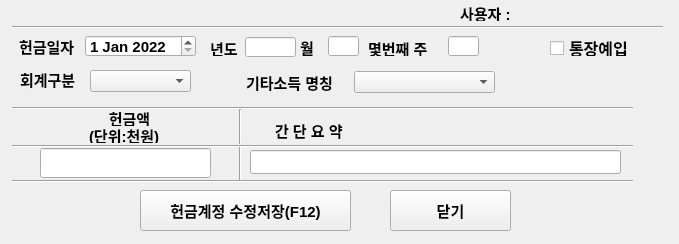
<?xml version="1.0" encoding="UTF-8"?>
<ui version="4.0">
 <class>Dialog</class>
 <widget class="QDialog" name="Dialog">
  <property name="enabled">
   <bool>true</bool>
  </property>
  <property name="geometry">
   <rect>
    <x>0</x>
    <y>0</y>
    <width>679</width>
    <height>244</height>
   </rect>
  </property>
  <property name="font">
   <font>
    <pointsize>11</pointsize>
    <weight>75</weight>
    <bold>true</bold>
   </font>
  </property>
  <property name="windowTitle">
   <string>Dialog</string>
  </property>
  <widget class="QLineEdit" name="year_widget">
   <property name="geometry">
    <rect>
     <x>245</x>
     <y>37</y>
     <width>51</width>
     <height>20</height>
    </rect>
   </property>
  </widget>
  <widget class="QLabel" name="user">
   <property name="geometry">
    <rect>
     <x>460</x>
     <y>5</y>
     <width>51</width>
     <height>16</height>
    </rect>
   </property>
   <property name="text">
    <string>사용자 :</string>
   </property>
  </widget>
  <widget class="Line" name="line_8">
   <property name="geometry">
    <rect>
     <x>230</x>
     <y>109</y>
     <width>20</width>
     <height>35</height>
    </rect>
   </property>
   <property name="orientation">
    <enum>Qt::Vertical</enum>
   </property>
  </widget>
  <widget class="Line" name="line">
   <property name="geometry">
    <rect>
     <x>12</x>
     <y>17</y>
     <width>651</width>
     <height>20</height>
    </rect>
   </property>
   <property name="orientation">
    <enum>Qt::Horizontal</enum>
   </property>
  </widget>
  <widget class="Line" name="line_11">
   <property name="geometry">
    <rect>
     <x>230</x>
     <y>145</y>
     <width>20</width>
     <height>35</height>
    </rect>
   </property>
   <property name="orientation">
    <enum>Qt::Vertical</enum>
   </property>
  </widget>
  <widget class="QLabel" name="year_hun">
   <property name="geometry">
    <rect>
     <x>210</x>
     <y>40</y>
     <width>41</width>
     <height>16</height>
    </rect>
   </property>
   <property name="text">
    <string>년도</string>
   </property>
  </widget>
  <widget class="Line" name="line_4">
   <property name="geometry">
    <rect>
     <x>12</x>
     <y>138</y>
     <width>621</width>
     <height>16</height>
    </rect>
   </property>
   <property name="orientation">
    <enum>Qt::Horizontal</enum>
   </property>
  </widget>
  <widget class="QLabel" name="marks_1">
   <property name="geometry">
    <rect>
     <x>275</x>
     <y>120</y>
     <width>101</width>
     <height>20</height>
    </rect>
   </property>
   <property name="text">
    <string>간 단 요 약</string>
   </property>
  </widget>
  <widget class="QLabel" name="amount_1">
   <property name="geometry">
    <rect>
     <x>99</x>
     <y>110</y>
     <width>61</width>
     <height>16</height>
    </rect>
   </property>
   <property name="text">
    <string>헌금액</string>
   </property>
   <property name="alignment">
    <set>Qt::AlignCenter</set>
   </property>
  </widget>
  <widget class="QLabel" name="hun_date">
   <property name="geometry">
    <rect>
     <x>19</x>
     <y>36</y>
     <width>65</width>
     <height>20</height>
    </rect>
   </property>
   <property name="text">
    <string>헌금일자</string>
   </property>
  </widget>
  <widget class="QLabel" name="hun_name">
   <property name="geometry">
    <rect>
     <x>246</x>
     <y>72</y>
     <width>101</width>
     <height>21</height>
    </rect>
   </property>
   <property name="text">
    <string>기타소득 명칭</string>
   </property>
  </widget>
  <widget class="QLineEdit" name="marks_widget">
   <property name="geometry">
    <rect>
     <x>250</x>
     <y>150</y>
     <width>371</width>
     <height>24</height>
    </rect>
   </property>
  </widget>
  <widget class="QComboBox" name="hun_name_widget">
   <property name="geometry">
    <rect>
     <x>354</x>
     <y>71</y>
     <width>141</width>
     <height>22</height>
    </rect>
   </property>
  </widget>
  <widget class="Line" name="line_2">
   <property name="geometry">
    <rect>
     <x>12</x>
     <y>100</y>
     <width>621</width>
     <height>16</height>
    </rect>
   </property>
   <property name="orientation">
    <enum>Qt::Horizontal</enum>
   </property>
  </widget>
  <widget class="QLabel" name="user_widget">
   <property name="geometry">
    <rect>
     <x>530</x>
     <y>7</y>
     <width>56</width>
     <height>14</height>
    </rect>
   </property>
   <property name="text">
    <string/>
   </property>
  </widget>
  <widget class="Line" name="line_5">
   <property name="geometry">
    <rect>
     <x>12</x>
     <y>173</y>
     <width>621</width>
     <height>16</height>
    </rect>
   </property>
   <property name="orientation">
    <enum>Qt::Horizontal</enum>
   </property>
  </widget>
  <widget class="QLineEdit" name="amount_widget">
   <property name="geometry">
    <rect>
     <x>40</x>
     <y>148</y>
     <width>171</width>
     <height>30</height>
    </rect>
   </property>
   <property name="text">
    <string/>
   </property>
   <property name="alignment">
    <set>Qt::AlignRight|Qt::AlignTrailing|Qt::AlignVCenter</set>
   </property>
  </widget>
  <widget class="QPushButton" name="huncancel_button">
   <property name="geometry">
    <rect>
     <x>390</x>
     <y>190</y>
     <width>121</width>
     <height>41</height>
    </rect>
   </property>
   <property name="font">
    <font>
     <pointsize>11</pointsize>
     <weight>75</weight>
     <bold>true</bold>
    </font>
   </property>
   <property name="text">
    <string>닫기</string>
   </property>
   <property name="autoDefault">
    <bool>false</bool>
   </property>
  </widget>
  <widget class="QPushButton" name="hunsave_button">
   <property name="geometry">
    <rect>
     <x>140</x>
     <y>190</y>
     <width>211</width>
     <height>41</height>
    </rect>
   </property>
   <property name="font">
    <font>
     <pointsize>11</pointsize>
     <weight>75</weight>
     <bold>true</bold>
    </font>
   </property>
   <property name="text">
    <string>헌금계정 수정저장(F12)</string>
   </property>
   <property name="shortcut">
    <string>F12</string>
   </property>
   <property name="autoDefault">
    <bool>false</bool>
   </property>
  </widget>
  <widget class="QDateEdit" name="hun_date_widget">
   <property name="geometry">
    <rect>
     <x>85</x>
     <y>35</y>
     <width>111</width>
     <height>22</height>
    </rect>
   </property>
   <property name="inputMethodHints">
    <set>Qt::ImhDate|Qt::ImhPreferNumbers</set>
   </property>
   <property name="currentSection">
    <enum>QDateTimeEdit::DaySection</enum>
   </property>
   <property name="date">
    <date>
     <year>2022</year>
     <month>1</month>
     <day>1</day>
    </date>
   </property>
  </widget>
  <widget class="QLabel" name="month_hun">
   <property name="geometry">
    <rect>
     <x>300</x>
     <y>37</y>
     <width>31</width>
     <height>20</height>
    </rect>
   </property>
   <property name="text">
    <string>월</string>
   </property>
  </widget>
  <widget class="QLineEdit" name="month_widget">
   <property name="geometry">
    <rect>
     <x>328</x>
     <y>36</y>
     <width>31</width>
     <height>20</height>
    </rect>
   </property>
  </widget>
  <widget class="QLabel" name="week_hun">
   <property name="geometry">
    <rect>
     <x>368</x>
     <y>40</y>
     <width>71</width>
     <height>16</height>
    </rect>
   </property>
   <property name="text">
    <string>몇번째 주</string>
   </property>
  </widget>
  <widget class="QLineEdit" name="week_widget">
   <property name="geometry">
    <rect>
     <x>448</x>
     <y>36</y>
     <width>31</width>
     <height>20</height>
    </rect>
   </property>
  </widget>
  <widget class="QCheckBox" name="Bankincome_check">
   <property name="geometry">
    <rect>
     <x>550</x>
     <y>40</y>
     <width>91</width>
     <height>16</height>
    </rect>
   </property>
   <property name="font">
    <font>
     <family>Agency FB</family>
     <pointsize>12</pointsize>
     <weight>75</weight>
     <bold>true</bold>
    </font>
   </property>
   <property name="acceptDrops">
    <bool>true</bool>
   </property>
   <property name="locale">
    <locale language="Kinyarwanda" country="Rwanda"/>
   </property>
   <property name="text">
    <string>통장예입</string>
   </property>
   <property name="autoRepeatDelay">
    <number>302</number>
   </property>
   <property name="tristate">
    <bool>false</bool>
   </property>
  </widget>
  <widget class="QLabel" name="label">
   <property name="geometry">
    <rect>
     <x>89</x>
     <y>127</y>
     <width>91</width>
     <height>16</height>
    </rect>
   </property>
   <property name="text">
    <string>(단위:천원)</string>
   </property>
  </widget>
  <widget class="QLabel" name="hun_name_2">
   <property name="geometry">
    <rect>
     <x>20</x>
     <y>69</y>
     <width>65</width>
     <height>21</height>
    </rect>
   </property>
   <property name="text">
    <string>회계구분</string>
   </property>
  </widget>
  <widget class="QComboBox" name="gubun_name_combo_widget">
   <property name="geometry">
    <rect>
     <x>90</x>
     <y>70</y>
     <width>101</width>
     <height>22</height>
    </rect>
   </property>
  </widget>
 </widget>
 <tabstops>
  <tabstop>year_widget</tabstop>
  <tabstop>month_widget</tabstop>
  <tabstop>week_widget</tabstop>
  <tabstop>gubun_name_combo_widget</tabstop>
  <tabstop>hun_name_widget</tabstop>
  <tabstop>amount_widget</tabstop>
  <tabstop>marks_widget</tabstop>
  <tabstop>hunsave_button</tabstop>
  <tabstop>huncancel_button</tabstop>
  <tabstop>Bankincome_check</tabstop>
  <tabstop>hun_date_widget</tabstop>
 </tabstops>
 <resources/>
 <connections>
  <connection>
   <sender>huncancel_button</sender>
   <signal>clicked()</signal>
   <receiver>Dialog</receiver>
   <slot>file_close()</slot>
   <hints>
    <hint type="sourcelabel">
     <x>488</x>
     <y>210</y>
    </hint>
    <hint type="destinationlabel">
     <x>532</x>
     <y>221</y>
    </hint>
   </hints>
  </connection>
  <connection>
   <sender>hunsave_button</sender>
   <signal>clicked()</signal>
   <receiver>Dialog</receiver>
   <slot>file_save()</slot>
   <hints>
    <hint type="sourcelabel">
     <x>153</x>
     <y>206</y>
    </hint>
    <hint type="destinationlabel">
     <x>79</x>
     <y>209</y>
    </hint>
   </hints>
  </connection>
 </connections>
 <slots>
  <slot>file_save()</slot>
  <slot>file_close()</slot>
 </slots>
</ui>
